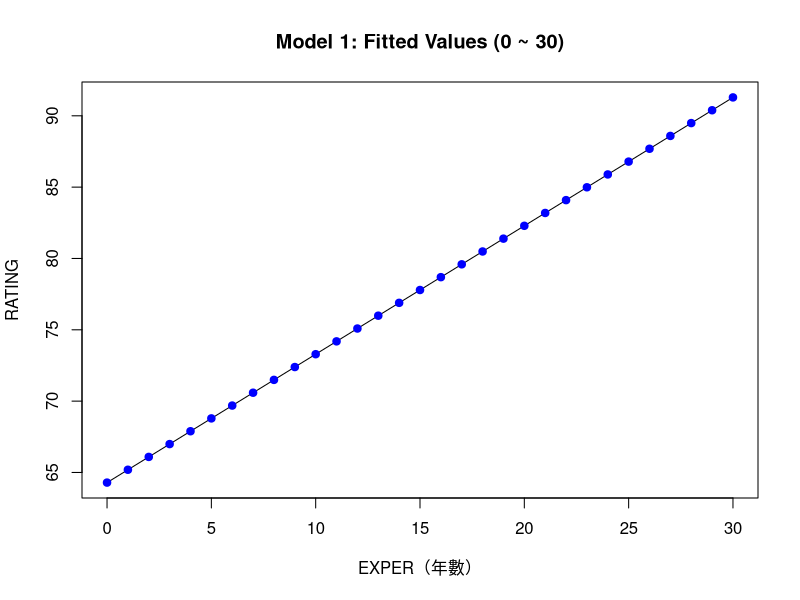
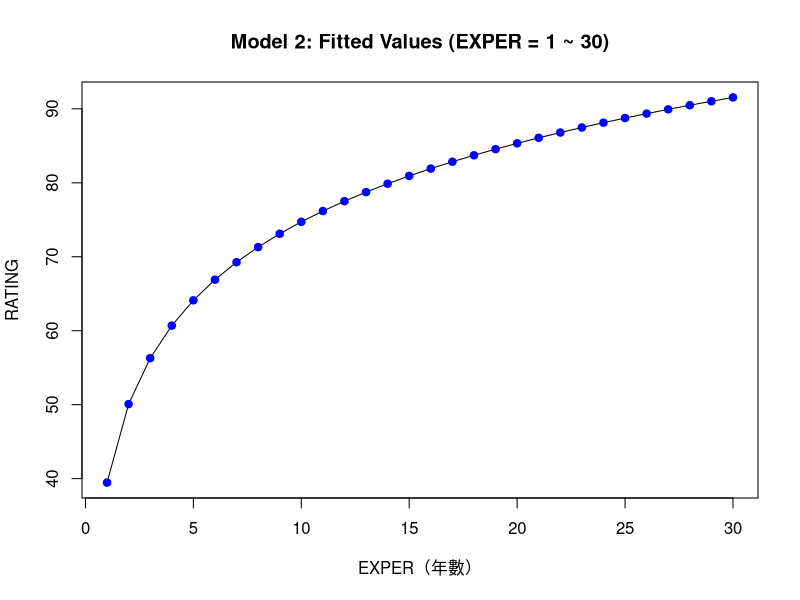

Reproduce these figures in R, in order.
#A.
#Modle 1
# 定義EXPER的範圍（從0到30）
exper <- 0:30

# 根據 Model 1 的方程式 (RATING = 64.289 + 0.90 * EXPER) 計算對應的RATING
rating <- 64.289 + 0.90 * exper

# 繪製折線
plot(exper, rating, 
     type = "l",                # 先畫線
     xlab = "EXPER（年數）",     
     ylab = "RATING",           
     main = "Model 1: Fitted Values (0 ~ 30)") 

# 在折線圖上加上每個點
points(exper, rating, 
       pch = 19,    # 圓點符號
       col = "blue") # 點的顏色

#B.
#Modle 2
# 定義 EXPER 的範圍（從 1 到 30；因為 ln(0) 未定義）
exper <- 1:30

# 根據 Model 2 的方程式：RATING = 39.464 + 15.312 * ln(EXPER)
# 在 R 中，ln(x) 使用 log(x)
rating <- 39.464 + 15.312 * log(exper)

# 繪製折線圖
plot(exper, rating,
     type = "l",               # 先畫線
     xlab = "EXPER（年數）",
     ylab = "RATING",
     main = "Model 2: Fitted Values (EXPER = 1 ~ 30)"
)

# 加上每個預測點
points(exper, rating,
       pch = 19,  # 圓點符號
       col = "blue")

